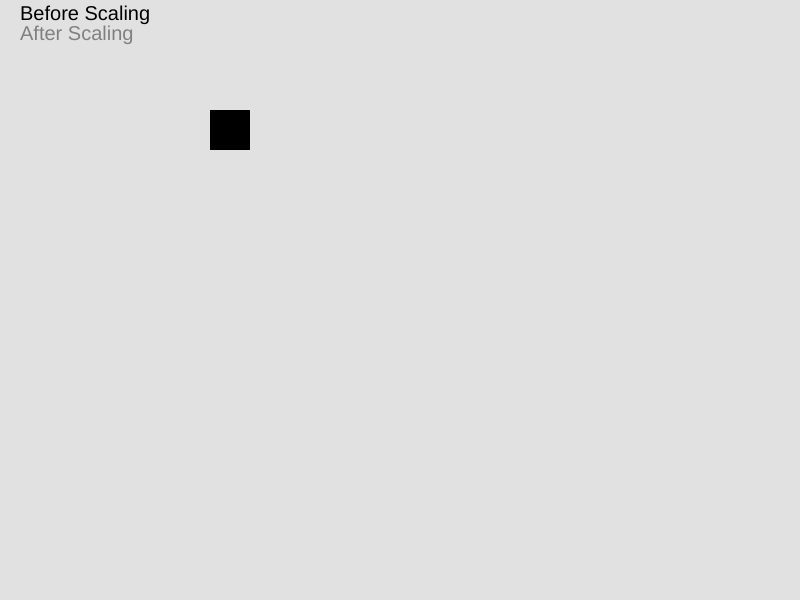
Frame 1 (no input)
Frame 60 (no input): identical to frame 1, image omitted
Frame 120 (the mouse pressed at the canvas centre since frame 60): identical to frame 1, image omitted

The p5.js sketch that drew this single still picture (run headless with seeded random() and noise() and a simulated clock; from frame 60 on, the mouse is pressed at the canvas centre):

// p5.js sketch
// ── sketch.js
let scale;
let a, b, c, d;

function setup() {
    createCanvas(screen.width, screen.height);

    scale = prompt('Enter Scaling Factor');
}

function draw() {
    noStroke();
    background(225);
    fill('black');
    textSize(20);
    text('Before Scaling', 20, 20);
    fill('gray')
    text('After Scaling', 20, 40);
    //Before Scaling
    translate(200, 100);
    a = [
        [10],
        [10],
        [1]
    ];
    b = [
        [50],
        [10],
        [1]
    ];
    c = [
        [50],
        [50],
        [1]
    ];
    d = [
        [10],
        [50],
        [1]
    ];
    fill('black');
    beginShape();
    vertex(a[0], a[1]);
    vertex(b[0], b[1]);
    vertex(c[0], c[1]);
    vertex(d[0], d[1]);
    endShape(CLOSE);

    //Scaling Matrix
    scale_matrix = [
        [scale, 0, 0],
        [0, scale, 0],
        [0, 0, 1]
    ];

    aN = matrix_multi(scale_matrix, a);
    bN = matrix_multi(scale_matrix, b);
    cN = matrix_multi(scale_matrix, c);
    dN = matrix_multi(scale_matrix, d);

    translate(200, 0);
    fill('gray')

    beginShape();
    vertex(aN[0], aN[1]);
    vertex(bN[0], bN[1]);
    vertex(cN[0], cN[1]);
    vertex(dN[0], dN[1])
    endShape(CLOSE);
}

function matrix_multi(a, b) {
    let aRows = a.length;
    let aCols = a[0].length;
    let bRows = b.length;
    let bCols = b[0].length;
    let res = new Array(aRows);
    if (aCols == bRows) {
        for (var i = 0; i < aRows; ++i) {
            res[i] = new Array(bCols);
            for (var j = 0; j < bCols; ++j) {
                res[i][j] = 0;
                for (var k = 0; k < aCols; ++k) {
                    res[i][j] += a[i][k] * b[k][j];
                }
            }
        }
        return res;
    }
}
